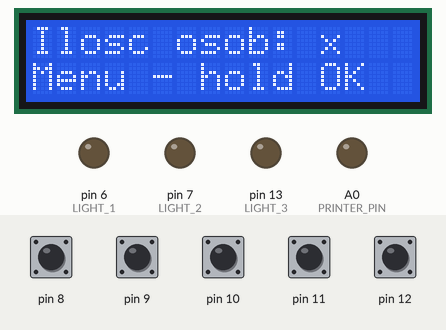
A sketch run on a simulated Arduino Uno, built with avr-gcc and run on an emulated ATmega328P. On the bench: 16×2 character LCD, output pins drawn as LEDs (lit = HIGH). The inputs (shaded band) are chosen by the test bench; at power-on: pin 8–12 HIGH. What the sketch prints to the serial monitor is not drawn.

Above: at 3.6 s.
3.7 s: pin 10 pulled LOW for 0.15 s
At 4.8 s:
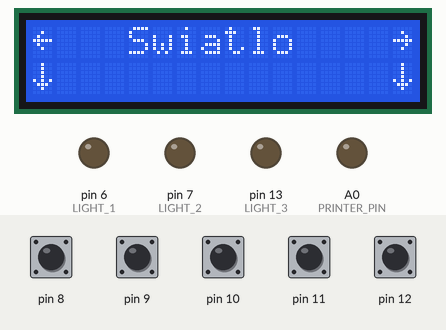
5.3 s: pin 8 pulled LOW for 0.15 s
At 5.7 s:
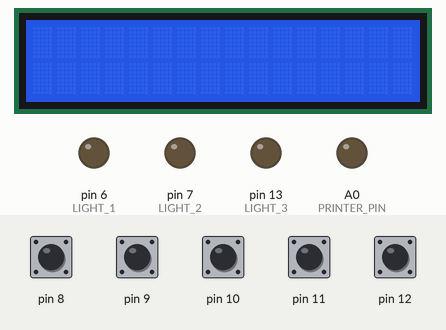
6.9 s: pin 12 pulled LOW for 0.15 s
At 7.6 s:
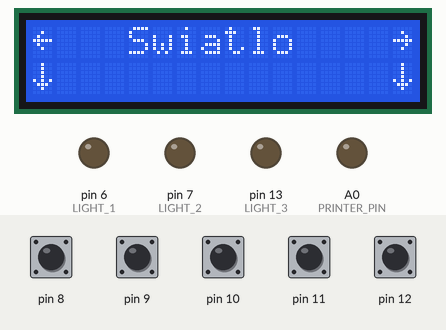
8.5 s: pin 11 pulled LOW for 0.15 s
At 9.7 s:
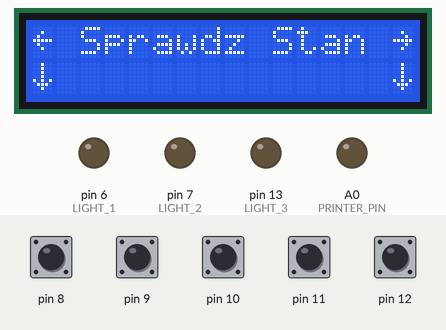
10.1 s: pin 10 pulled LOW for 0.15 s
At 10.8 s:
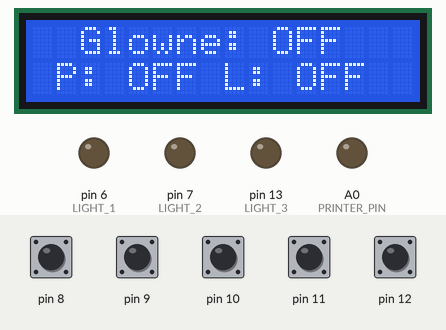
11.8 s: pin 9 pulled LOW for 0.15 s
Timing chart, 0 to 14.8 s (numbered marks = the images above; inputs shaded):
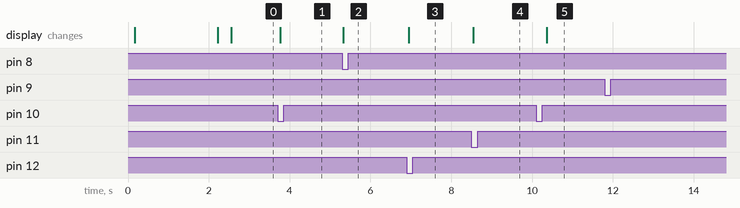

The sketch:

LightControl_RafalOlszewski.ino
```cpp
#include "MenuBackend.h" // attach the library
#include <NewPing.h>
#include <Wire.h>
#include <LiquidCrystal_I2C.h> // handle the LCD display

// Light pins
#define LIGHT_1 6 // Glowne
#define LIGHT_2 7 // Prawe
#define LIGHT_3 13 // Lewe
#define PRINTER_PIN A0 // Printer

//Sensors
#define TRIGGER_PIN  2  // Arduino pin tied to trigger pin on the ultrasonic sensor.
#define ECHO_PIN     3  // Arduino pin tied to echo pin on the ultrasonic sensor.
#define TRIGGER_PIN2  4  // Arduino pin tied to trigger pin on the ultrasonic sensor.
#define ECHO_PIN2     5  // Arduino pin tied to echo pin on the ultrasonic sensor.
#define MAX_DISTANCE 200 // Maximum distance we want to ping for (in centimeters). Maximum sensor distance is rated at 400-500cm.

// --- Define their own characters for the LCD arrow: down, left, right, the top-down and back ---
uint8_t arrowUpDown[8] = {0x4, 0xe, 0x15, 0x4, 0x15, 0xe, 0x4};
uint8_t arrowDown[8] = {0x4, 0x4, 0x4, 04, 0x15, 0xe, 0x4};
uint8_t arrowRight[8] = {0x0, 0x4, 0x2, 0x1f, 0x2, 0x4, 0x0};
uint8_t arrowLeft[8] = {0x0, 0x4, 0x8, 0x1f, 0x8, 0x4, 0x0};
uint8_t arrowBack[8] = {0x1, 0x1, 0x5, 0x9, 0x1f, 0x8, 0x4};

LiquidCrystal_I2C lcd(0x27, 2, 1, 0, 4, 5, 6, 7, 3, POSITIVE); // definicja pinów dla LCD
volatile int keyboardchange = -1; // to dla kontroli zmiany stanu klawiatury
volatile int button = -1; // zmienna pomocnicza

char *Line_1; // First LCD line
char *Line_2; // 2nd LCD line

String receivedstring;
volatile char command;
volatile boolean check = false;
boolean mainmenu = 1;
boolean statemenu = 0;
boolean exitmenu = 0;

/////////////////////////////////////////////////////////////////////////////////////////

class LcdLight
{
private: long OffTime;    // milliseconds of off-time

  // These maintain the current state
private: unsigned long previousMillis;   // will store last time LED was updated
private: unsigned long currentMillis = millis();

  // Constructor
public: LcdLight(long off) {
    OffTime = off;
    previousMillis = 0;
  }

  void BackLightOn() {
    lcd.setBacklight(255);
    currentMillis = millis();
    previousMillis = currentMillis - 1;
  }

  void Update() {
    // check to see if it's time to change the state of the LED
    currentMillis = millis();

    if(previousMillis > 0 && (currentMillis - previousMillis >= OffTime)) {
      lcd.setBacklight(0);
      previousMillis = currentMillis;  // Remember the time
    }
  }
};

class SendDelay
{
private: long interval;    // milliseconds of interval

  // These maintain the current state
private: unsigned long previousMillis2;   // will store last time send was updated
private: unsigned long currentMillis = millis();

  // Constructor
public: SendDelay(long interval_val) {
    interval = interval_val;
    previousMillis2 = 0;
  }

  void ShowTime() {
    Serial.print(previousMillis2);
    Serial.print("  ");
    Serial.println(currentMillis);
  }

  bool Update2() {
    // check to see if it's time to change the state of the LED
    currentMillis = millis();

    if(currentMillis - previousMillis2 >= interval) {
      previousMillis2 = currentMillis;  // Remember the time
      return true;
    }
    else {
      currentMillis = millis();
      return false;
    }
  }
};

class Lights
{
private: unsigned char pin;

  // Constructor
public: Lights(unsigned char outputpin) {
    pin = outputpin;
  }

  void SetState(bool state) {
    digitalWrite(pin, state);
    delay(10);
  }

  bool GetState() {
    return digitalRead(pin);
  }
};

//Objects declaration
LcdLight backlight1(30000);
LcdLight backlight2(10000);
LcdLight backlight3(5000);
SendDelay senddelay1(1000);
Lights light1(LIGHT_1);
Lights light2(LIGHT_2);
Lights light3(LIGHT_3);
Lights printer(PRINTER_PIN);

/////////////////////////////////////////////////////////////////////////////////////////

// ----- Sensors ------------------------------------------------------
NewPing sonar1(TRIGGER_PIN, ECHO_PIN, MAX_DISTANCE); // NewPing setup of pins and maximum distance.
NewPing sonar2(TRIGGER_PIN2, ECHO_PIN2, MAX_DISTANCE);
// --- Create all menu options: ---------------------------------------
// Create a de facto class MenuItem objects that inherit from the class MenuBackend
MenuBackend menu = MenuBackend(menuUseEvent, menuChangeEvent); // konstruktor

MenuItem P1 = MenuItem("   Swiatlo    ", 1);
MenuItem P11 = MenuItem("   Glowne     ", 3);
MenuItem P111 = MenuItem("   Wylacz G   ", 4);
MenuItem P112 = MenuItem("   Wlacz G    ", 4);
MenuItem P12 = MenuItem("   Prawe P    ", 3);
MenuItem P121 = MenuItem("   Wylacz P   ", 4);
MenuItem P122 = MenuItem("   Wlacz P    ", 4);
MenuItem P13 = MenuItem("   Lewe R     ", 3);
MenuItem P131 = MenuItem("   Wylacz L   ", 4);
MenuItem P132 = MenuItem("   Wlacz L    ", 4);

MenuItem P2 = MenuItem(" Sprawdz Stan ", 1);

MenuItem P3 = MenuItem("   Wyjscie    ", 1);

void menuSetup() // function class MenuBackend
{
  /////////////////////////////////////////////
  menu.getRoot().add(P1); // Set the root menu, which is the first option
  P1.add(P11); // parent has a child new so adds them vertically
  P11.addRight(P111);
  P111.add(P112);
  P111.addLeft(P11);
  P112.addLeft(P11);
  P112.add(P111); // Close the loop, etc. ..
  P11.addLeft(P1);
  P11.add(P11); // Loop closure
  P11.addLeft(P1);
  P11.add(P12);
  P12.addRight(P121);
  P121.add(P122);
  P121.addLeft(P12);
  P122.addLeft(P12);
  P122.add(P121); // Loop closure, etc. ..
  P12.addLeft(P1);
  P12.add(P11); // Loop closure
  P12.addLeft(P1);
  P12.add(P13);
  P13.addRight(P131);
  P131.add(P132);
  P131.addLeft(P13);
  P132.addLeft(P13);
  P132.add(P131); // Loop closure, etc. ..
  P13.addLeft(P1);
  P13.add(P11); // Loop closure
  P1.addRight(P2); // Right for the EDIT FILE

  P2.addRight(P3); // Wyjscie
  P3.addRight(P1); // Main loop closure, ie, the horizontal - the AID is FILE

}

void menuUseEvent(MenuUseEvent used)
// funkcja klasy MenuBackend - reButton na wciśnięcie OK
// tutaj właśnie oddajemy menu na rzecz akcji obsługi klawisza OK
{

  //Serial.print("wybrano:  ");
  //Serial.println(used.item.getName()); // only for tests

  /************FUNKCJE PODMENU************/

  if (used.item.getName() == "   Glowne     ") {
    menu.moveRight();
  }
  if (used.item.getName() == "   Prawe P    ") {
    menu.moveRight();
  }
  if (used.item.getName() == "   Lewe R     ") {
    menu.moveRight();
  }

  if (used.item.getName() == "   Wlacz G    ") {
    if (light1.GetState() == HIGH) {
      lcd.setCursor(1,0);
      lcd.print(" Juz wlaczone!");
    }
    else {
      light1.SetState(HIGH);
      lcd.setCursor(1,0);
      lcd.print("  Wlaczono!   ");
    }
    delay(2000);
    menu.moveLeft();
  }
  if (used.item.getName() == "   Wylacz G   ") {
    if (light1.GetState() == LOW) {
      lcd.setCursor(1,0);
      lcd.print("Juz wylaczone!");
    }
    else {
      light1.SetState(LOW);
      lcd.setCursor(1,0);
      lcd.print("  Wylaczono!  ");
    }
    delay(2000);
    menu.moveLeft();
  }

  if (used.item.getName() == "   Wlacz P    ") {
    if (light2.GetState() == HIGH) {
      lcd.setCursor(1,0);
      lcd.print(" Juz wlaczone!");
    }
    else {
      light2.SetState(HIGH);
      lcd.setCursor(1,0);
      lcd.print("  Wlaczono!   ");
    }
    delay(2000);
    menu.moveLeft();
  }
  if (used.item.getName() == "   Wylacz P   ") {
    if (light2.GetState() == LOW) {
      lcd.setCursor(1,0);
      lcd.print("Juz wylaczone!");
    }
    else {
      light2.SetState(LOW);
      lcd.setCursor(1,0);
      lcd.print("  Wylaczono!  ");
    }
    delay(2000);
    menu.moveLeft();
  }

  if (used.item.getName() == "   Wlacz L    ") {
    if (light3.GetState() == HIGH) {
      lcd.setCursor(1,0);
      lcd.print(" Juz wlaczone!");
    }
    else {
      light3.SetState(HIGH);
      lcd.setCursor(1,0);
      lcd.print("  Wlaczono!   ");
    }
    delay(2000);
    menu.moveLeft();
  }
  if (used.item.getName() == "   Wylacz L   ") {
    if (light3.GetState() == LOW) {
      lcd.setCursor(1,0);
      lcd.print("Juz wylaczone!");
    }
    else {
      light1.SetState(LOW);;
      lcd.setCursor(1,0);
      lcd.print("  Wylaczono!  ");
    }
    delay(2000);
    menu.moveLeft();
  }

  /***************SPRAWDZ STAN*****************/

  if (used.item.getName() == " Sprawdz Stan ") {
    mainmenu = 0;
    statemenu = 1;
    exitmenu = 0;
    delay(200);
    backlight3.BackLightOn();
  }

  /***************WYJSCIE*****************/

  if (used.item.getName() == "   Wyjscie    ") {  // strona glowna
    mainmenu = 0;
    statemenu = 0;
    exitmenu = 1;
    delay(200);
    backlight2.BackLightOn();
  }

  /***************PODSWIETLENIE****************

// A teraz coś ambitniejszego :-), bo przekazujemy sterowanie klawiaturką do innej procedury,
// w tym przykładzie programik czeka aż ustawisz jakąś temperaturę i po wciśnięciu OK wraca do pętli głównej
if (used.item.getName() == "Podswietlenie ")
// dokładnie taki sam ciąg " Temperatura"
{
int lightLevel = 250; // przykładowo 250
lcd.setCursor(0, 0);
lcd.write(7); // wyswietlamy nasz symbol strzałki góra-dół
lcd.print("              ");
lcd.setCursor(1, 0);
lcd.print("Ust.pods.= "); // tekst dla użytkownika
lcd.setCursor(12, 0);
lcd.print(lightLevel); // wyświetlamy akt. stan
int button = -1;
delay(1000); // zmienna pomocnicza, sterująca dla petli while
// jesli nie puścisz klawisza OK w ciągu 1 sek. to powrót do menu
while (button != 4) // ta pętla trwa tak długo aż wciśniesz klawisz OK
{
keyboardchange = -1;
button = Read_3(8, 9, 10, 11, 12);
// delay(300);   // odczyt stanu klawiatury - funkcja Read_1 lub Read_2 lub Read_3
// opis poniżej przy 3 różnych definicjach funkcji Read
if (keyboardchange != button)
// ruszamy do pracy tylko wtedy gdy zmienił sie stan klawiatury
{
  if (button == 1) {
  lightLevel += 10;
  if (lightLevel > 250)
  lightLevel = 250;
  lcd.setCursor(12, 0);
  lcd.print(lightLevel);
  lcd.setBacklight(lightLevel);
  if (lightLevel < 100) {
  lcd.setCursor(14, 0);
  lcd.print(" ");
  }
  delay(300);
  } // jesli button=1 (czyli wciśnieto klawisz w górę to zwiększono temperaturę
  // ustawiono max próg i wyświetlono obecną temperaturę
  if (button == 2) {
  lightLevel -= 10;
  if (lightLevel < 0)
  lightLevel = 0;
  lcd.setCursor(12, 0);
  lcd.print(lightLevel);
  lcd.setBacklight(lightLevel);
  if (lightLevel < 100) {
  lcd.setCursor(14, 0);
  lcd.print(" ");
  }
  delay(300);
  } // jesli button=2 (czyli wciśnieto klawisz w dół to mniejszono temperaturę
  // ustawiono min próg i wyświetlono obecną temperaturę
  if (button == 4) // jeśli wciśnieto OK
  {
  lcd.setCursor(0, 0);
  lcd.print("Podswietlenie OK");
  delay(2000); // pokazujemy OK przez 2 sek.
  lcd.setCursor(1, 0);
  lcd.print("              "); // czyścimy linię
  lcd.setCursor(1, 0);
  lcd.print(Line_1); // odtwarzamy poprzedni stan na LCD
  }
}
}
keyboardchange = button;
// aktualizacja zmiennej keyboardchange, po to aby reagować tylko na zmiany stanu klawiatury
// tu WAŻNY MOMENT - kończy się pętla while i zwracamy sterowanie do głównej pętli loop()
}*/
}

// --- Response to pressing ----------------------------------------- ------------------------
void menuChangeEvent(MenuChangeEvent changed) // function class MenuBackend
{
  /* So really it is only here that shortkey useful and is used primarily to enrich the menu
of arrow symbols, whichever is selected. Everything here is going on is displayed on the LCD.
*/
  int c = changed.to.getShortkey(); // Fetch shortkey (1,2,3, LUB4)
  lcd.clear(); // No comment
  lcd.setCursor(0, 0);
  if (c == 1) { // if the menu Main contacts (shortkey = 1) are:
    lcd.write(3); // Left arrow
    strcpy(Line_1, changed.to.getName());
    // Create a string in the first line
    lcd.print(Line_1); // Display it
    lcd.setCursor(15, 0);
    lcd.write(4); // Right arrow
    lcd.setCursor(0, 1);
    lcd.write(5); // Down arrow
    lcd.setCursor(15, 1);
    lcd.write(5); // Down arrow
  }
  if (c == 2)  { // if the submenu for the child - (shortkey = 2) are:
    lcd.print("*"); // Draw a star
    strcpy(Line_2, changed.to.getName());
    // Create a string in the first line
    lcd.print(Line_1); // Display it
    lcd.setCursor(15, 0);
    lcd.print("*"); // Star
    lcd.setCursor(0, 1);
    lcd.write(6); // Second line and arrow return (arrowBack)
    lcd.print(changed.to.getName()); // Display name of "child"
    lcd.setCursor(15, 1);
    lcd.write(7); // Arrow up and down
  }
  if (c == 3) { // if the child has a child - (shortkey = 3) are:
    lcd.print("*"); // Star
    strcpy(Line_2, changed.to.getName());
    // Copy the files. the name of the menu options to the variable line 2
    lcd.print(Line_1); // And display the first line of
    lcd.setCursor(15, 0);
    lcd.print("*"); // Star
    lcd.setCursor(0, 1);
    lcd.write(6); // Second line and arrow arrowBack
    lcd.print(changed.to.getName());
    // Display the grandson of the second line
    lcd.setCursor(15, 1);
    lcd.write(4); // Right arrow as they are the grandchildren
  }

  if (c == 4) { // if this grandson (shortkey = 4) are:
    lcd.print("*"); // Gwaizdka
    lcd.print(Line_2);
    // Display the first line of the child (or parent grandchild)
    lcd.setCursor(15, 0);
    lcd.print("*"); // Gwaizdka
    lcd.setCursor(0, 1);
    lcd.write(6); // Second line and arrow arrowBack
    lcd.print(changed.to.getName()); // Display grandson
    lcd.setCursor(15, 1);
    lcd.write(7); // Arrow up and down
  }
}

// For example if you are using pins: 1,2,3,11 and 12 are calling: Read_2(8,4,7,8,11)
int Read_3(int up, int left, int ok, int right, int down)
{
// up - no digital pin that is connected to the up
// Left - no digital pin that is connected to the left buttons
// Ok - no digital pin that is connected to the OK
// Right - no digital pin that is connected to the right buttons
// Lower - no digital pin that is connected to the buttons down
  if (digitalRead(up) == LOW)
  return 1;
  if (digitalRead(left) == LOW)
  return 3;
  if (digitalRead(ok) == LOW)
  return 4;
  if (digitalRead(right) == LOW)
  return 0;
  if (digitalRead(down) == LOW)
  return 2;
  return -1;
}

// ============================================================================================
//
void setup()
{
  Line_1 = new char[16]; // Initialize a pointer to a dynamic text
  Line_2 = new char[16];
  // Is VERY IMPORTANT because dynamic indicator must indicate
  // Pre-defined location in memory. If we did not do
  // This sooner or later applet could jump in indefinite
  // Close the memory area, which can result in irreversible consequences
  // Including switching Fuse Bits!
  // Please be careful at all dynamic indicators, SUCH GOOD ADVICE :-)
  Serial.begin(9600); // Initialize serial, mainly for test
  lcd.begin(16, 2); // Initialize the LCD
  // Create a memory of your LCD 5 characters for arrows
  lcd.createChar(3, arrowLeft);
  lcd.createChar(4, arrowRight);
  lcd.createChar(5, arrowDown);
  lcd.createChar(6, arrowBack);
  lcd.createChar(7, arrowUpDown);
  //Ustawianie pinów wyjściowych
  pinMode(LIGHT_1, OUTPUT);
  pinMode(LIGHT_2, OUTPUT);
  pinMode(LIGHT_3, OUTPUT);
  pinMode(PRINTER_PIN, OUTPUT);
  // Here exemplary digital pins for the 3 versions feature Read_3 (1,2,3,11,12)
  pinMode(8, INPUT_PULLUP);
  pinMode(9, INPUT_PULLUP);
  pinMode(10, INPUT_PULLUP);
  pinMode(11, INPUT_PULLUP);
  pinMode(12, INPUT_PULLUP);

  light1.SetState(LOW);
  light2.SetState(LOW);
  light3.SetState(LOW);
  printer.SetState(LOW);

  // pinMode (0, OUTPUT); digitalWrite (0, LOW); // For testing
  menuSetup();
  // Function MenuBackend class - there really are creating our menu
  lcd.setCursor(0,0);
  lcd.print(" Light Control  ");
  lcd.setCursor(0,1);
  lcd.print("Rafal Olszewski");
  delay(2000);
  backlight1.BackLightOn();
  menu.moveDown();
  menu.moveLeft();
  menu.use();
  BluetoothControl();
}

// --- And it's time for neverending story :-) -------------------------------------------------
///////////////////////////////MAIN LOOOOOOOOOOOP///////////////////////////////////////////////

void loop()
{
  if (mainmenu == 1) {
    ButtonRead();
  }
  if(exitmenu == 1) {
    ExitMenu();
  }
  if(statemenu == 1) {
    StateMenu();
  }
  //Sensors();
  BluetoothControl();
  SendAndroidValues();
}

///////////////////////////////END OF LOOOOOOOOOOOP///////////////////////////////////////////////

void Stan(bool swiatlo)
{
  if(swiatlo) lcd.print("ON ");
  else lcd.print("OFF");
}

void ButtonRead()
{
  backlight1.Update();
  button = Read_3(8, 9, 10, 11, 12);
  delay(10); // Read the state of the keyboard:
  if (keyboardchange != button) { // if it was the change in the state are:
    backlight1.BackLightOn(); // wlaczenie podswietlenia
    switch (button) { // check to see what was pressed
    case 0:
      menu.moveRight();
      break; // If pressed, move it in the right menu to the right
    case 1:
      menu.moveUp();
      break; // Menu to top
    case 2:
      menu.moveDown();
      break; // Menu Down
    case 3:
      menu.moveLeft();\
      break; // Menu to the left
    case 4:
      menu.use();
      break; // Pressed OK, so jump to the function menuUseEvent (MenuUseEvend used)
      // This function is just serve our menu, check here
      // Which option is selected, and here we create code to handle the event.
    }
  }
  keyboardchange = button;
  // Assign the value of x variable amended so that the long pressing the
  // Same key did not result in the re-generation event.
  // Program responds to a change in the keyboard.
}

void BluetoothControl()
{
  if (Serial.available() > 0) {
    receivedstring = "";
  }

  while(Serial.available() > 0) {
    command = (Serial.read());

    if(command == ':') {
      break;
    }

    else {
      receivedstring += command;
    }

    //delay(10);
  }
  if(receivedstring == "G" && light1.GetState() == LOW) {
    light1.SetState(HIGH);
  }

  if(receivedstring =="g" && light1.GetState() == HIGH) {
    light1.SetState(LOW);
  }

  if(receivedstring == "S" && light2.GetState() == LOW) {
    light2.SetState(HIGH);
  }

  if(receivedstring == "s" && light2.GetState() == HIGH) {
    light2.SetState(LOW);
  }

  if(receivedstring == "L" && light3.GetState() == LOW) {
    light3.SetState(HIGH);
  }

  if(receivedstring =="l" && light3.GetState() == HIGH) {
    light3.SetState(LOW);
  }
  if(receivedstring == "P" && printer.GetState() == LOW) {
    printer.SetState(HIGH);
  }

  if(receivedstring =="p" && printer.GetState() == HIGH) {
    printer.SetState(LOW);
  }
}

void Sensors()
{
  //delay(10);                     // Wait 50ms between pings (about 20 pings/sec). 29ms should be the shortest delay between pings.
  Serial.print("Sensor1: ");
  Serial.print(sonar1.convert_cm(sonar1.ping_median())); // Send ping, get distance in cm and print result (0 = outside set distance range)
  Serial.print("cm Sensor2: ");
  Serial.print(sonar2.convert_cm(sonar2.ping_median()));
  Serial.println("cm");
}

void SendAndroidValues()
{
  //senddelay1.ShowTime();
  volatile int delaystate = senddelay1.Update2(); //added a delay to eliminate missed transmissions
  if(delaystate == 1)  {
    //puts # before the values so our app knows what to do with the data
    Serial.print('#');
    //for loop cycles through 4 sensors and sends values via serial

    Serial.print(light1.GetState());
    Serial.print('+');
    Serial.print(light2.GetState());
    Serial.print('+');
    Serial.print(light3.GetState());
    Serial.print('+');
    Serial.print(printer.GetState());
    //technically not needed but I prefer to break up data values
    //so they are easier to see when debugging
    Serial.print('~'); //used as an end of transmission character - used in app for string length
    //Serial.println();
  }
}

void ExitMenu()
{
  int button = -1;
  //delay(100);
  lcd.setCursor(0, 0);
  lcd.print("Ilosc osob:     ");
  lcd.setCursor(12, 0);
  lcd.print("x");
  lcd.setCursor(0, 1);
  lcd.print("Menu - hold OK  ");

  backlight2.Update(); // BACKLIGHT
  keyboardchange = -1;
  button = Read_3(8, 9, 10, 11, 12);
  if (keyboardchange != button){ // ruszamy do pracy tylko wtedy gdy zmienił sie stan klawiatury
    backlight2.BackLightOn();
    if (button == 4){ // jeśli wciśnieto OK
      mainmenu = 1;
      statemenu = 0;
      exitmenu = 0;

      keyboardchange = button;

      lcd.setCursor(1, 0);
      lcd.print("              ");
      lcd.setCursor(1, 0);
      lcd.print(Line_1); // poprzedni stan LCD
      lcd.setCursor(1, 1);
      lcd.print("              ");
      menu.moveRight();
    }
  }
}

void StateMenu()
{
  int button = -1;
  lcd.setCursor(0, 0);
  lcd.print("  Glowne:       ");
  lcd.setCursor(10, 0);
  Stan(light1.GetState()); // G
  lcd.setCursor(0, 1);
  lcd.print(" P:     L:      ");
  lcd.setCursor(4, 1); // P
  Stan(light2.GetState());
  lcd.setCursor(11, 1); // L
  Stan(light3.GetState());

  backlight3.Update(); // BACKLIGHT
  keyboardchange = -1;
  button = Read_3(8, 9, 10, 11, 12);

  if (keyboardchange != button){ // ruszamy do pracy tylko wtedy gdy zmienił sie stan klawiatury
    backlight3.BackLightOn();
    if (button == 4){ // jeśli wciśnieto OK
      mainmenu = 1;
      statemenu = 0;
      exitmenu = 0;
      lcd.setCursor(1, 0);
      lcd.print("              ");
      lcd.setCursor(1, 0);
      lcd.print(Line_1); // poprzedni stan LCD
      lcd.setCursor(1, 1);
      lcd.print("              ");
      menu.moveLeft();
      keyboardchange = button;
    }
  }
}
// === END ==========================================================
```

Measured:
- after the input at 3.7 s, the display: changes after 0.07 s (image 1)
- after the input at 5.3 s, the display: changes at once (image 2)
- after the input at 6.9 s, the display: changes at once (image 3)
- after the input at 8.5 s, the display: changes at once (image 4)
- after the input at 10.1 s, the display: changes after 0.26 s (image 5)
